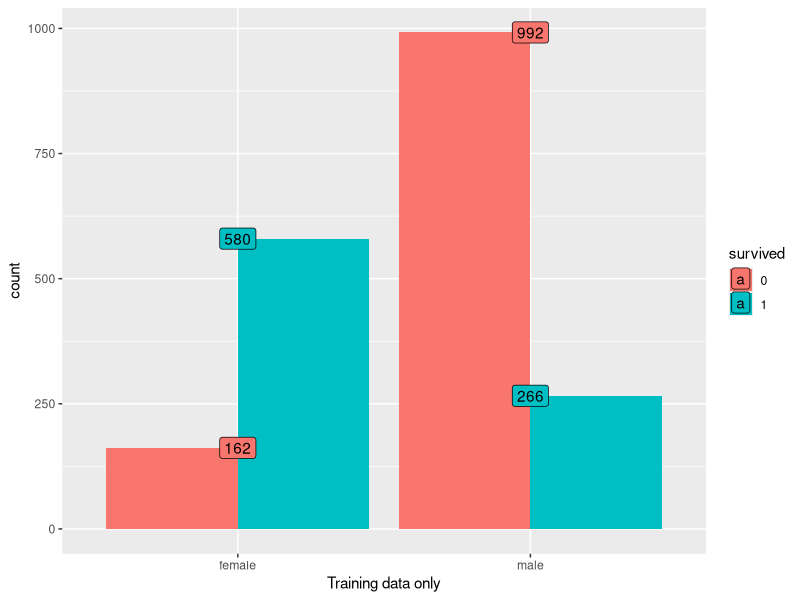
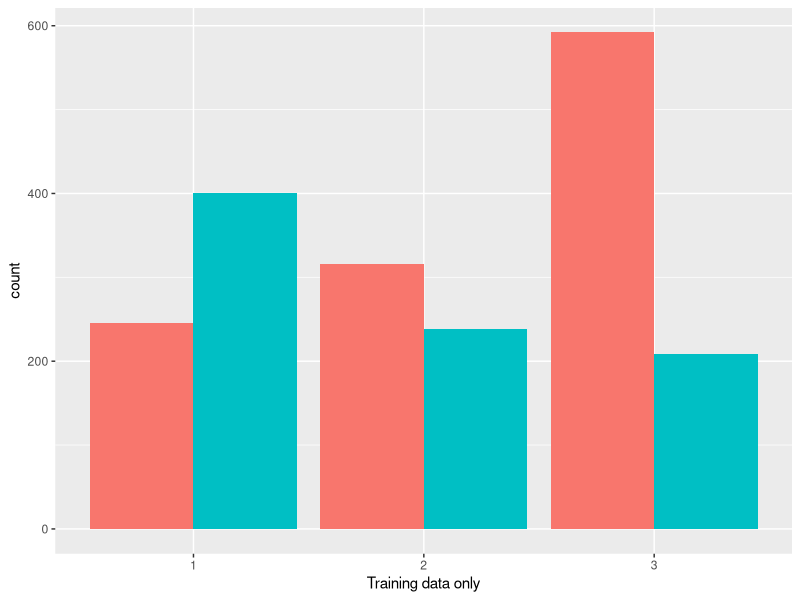
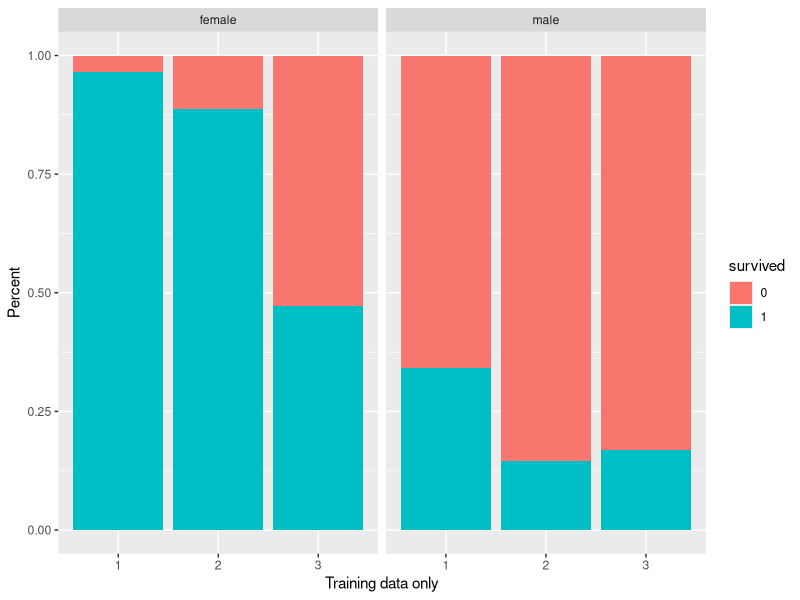
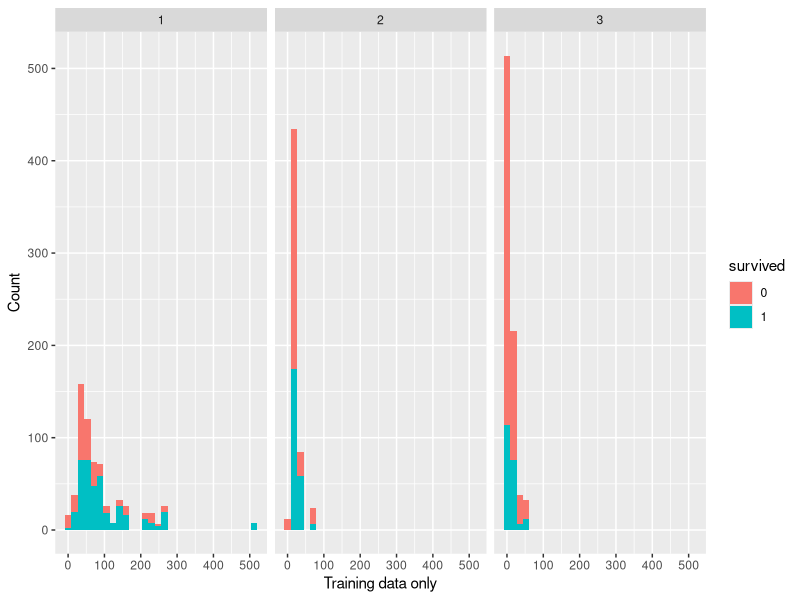
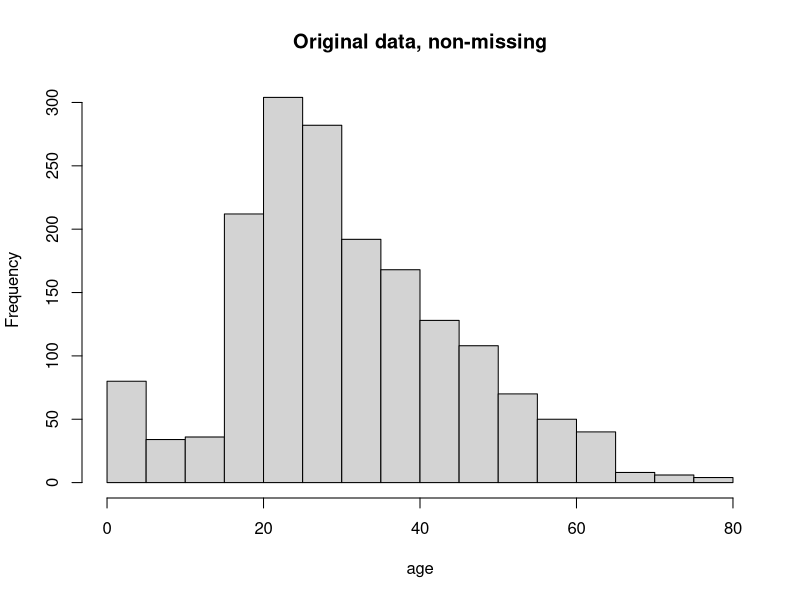
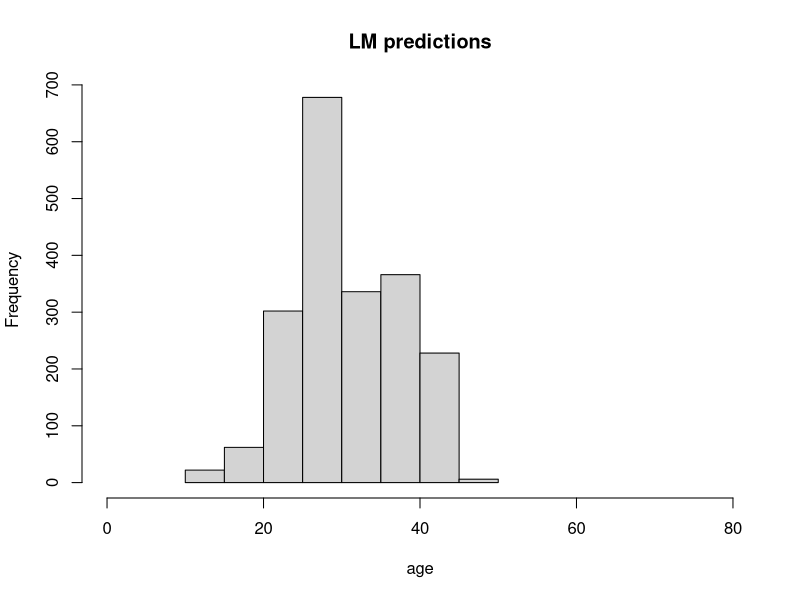

Recreate these plots in R, in order.
## ---- chunk 1
knitr::opts_chunk$set(echo = TRUE)
## ---- chunk 2
library(ggplot2)
library(e1071)
library(knitr)
## ---- chunk 3
train<-read.csv("titanicTrain.csv")
train<-train[-c(1001:1310),]
quest<-read.csv("titanicQuestion.csv")
train<-rbind(train,train)
## ---- chunk 4
is_na<-function(x){
  sum(is.na(x))
}
sapply(train,is_na)
sapply(quest,is_na)
## ---- chunk 5
train$survived<-as.factor(train$survived)
train$pclass<-as.ordered(train$pclass)
## ---- chunk 6
ggplot(train[!is.na(train$survived),], aes(x = sex, fill = survived)) +
  geom_bar(stat='count', position='dodge') + theme_grey() +
  labs(x = 'Training data only') +
  geom_label(stat='count', aes(label=..count..))
## ---- chunk 7
ggplot(train[!is.na(train$survived),], aes(x = pclass, fill = survived)) +
  geom_bar(stat='count', position='dodge') + labs(x = 'Training data only') +
  theme(legend.position="none") 
## ---- chunk 8
ggplot(train[!is.na(train$survived),], aes(x = pclass, fill = survived)) +
  geom_bar(stat='count', position='fill') +
  labs(x = 'Training data only', y= "Percent") + facet_grid(.~sex) 
## ---- chunk 9
train[train$fare==0,]
#?????????class1中fare=0???人很??????好???票???跟?????????年齡???直??????聯??????出???
ggplot(train[!is.na(train$survived),], aes(x = fare, fill = survived)) +
  geom_histogram( bins= 30) +
  labs(x = 'Training data only', y= "Count") + facet_grid(.~pclass)
#??????出??麼??????
## ---- chunk 10
train$boat = as.numeric(train$boat != "")
## ---- chunk 11
agelm <- lm(age ~ pclass+boat+sex+parch+sibsp, data=train[!is.na(train$age),])
#?????下哪???????測??????好，以???R^2?
summary(agelm)
train$agelm<-predict(agelm,train)
## ---- chunk 12
hist(train$age[!is.na(train$age)], main='Original data, non-missing', xlab='age')
hist(train$agelm, main= 'LM predictions', xlab='age', xlim=range(0:80))
## ---- chunk 13
indexMissingAge <- which(is.na(train$age))
train$age[indexMissingAge] <- train$agelm[indexMissingAge]

fare_NAindex = which(is.na(train$fare))
#????????????3701???票??????客人在fare factor??????na
temp = train$fare[nchar( as.character(train$ticket)) == 4 & grepl("^3",as.character(train$ticket))]
average = sum(temp[!is.na(temp)])/(length(temp)-1)
train[fare_NAindex,"fare"] = average
#將???似票根??????票??????平???

#將?????????????????????????
female_insea = train[train$sex == "female" & train$boat == 0,c("age","fare","survived")]
female_onboat = train[train$sex == "female" & train$boat == 1,c("age","fare","survived")]
male_insea = train[train$sex == "male" & train$boat == 0,c("age","fare","survived")]
male_onboat = train[train$sex == "male" & train$boat == 1,c("age","fare","survived")]

female_insea[,3] = as.factor(female_insea[,3])
female_onboat[,3] = as.factor(female_onboat[,3])
male_insea[,3] = as.factor(male_insea[,3])
male_onboat[,3] = as.factor(male_onboat[,3])

#對fare???log10減???數??????移
female_insea[,2] = log10(female_insea[,2])
female_onboat[,2] = as.factor(female_onboat[,2])
male_insea[,2] = as.factor(male_insea[,2])
male_onboat[,2] = as.factor(male_onboat[,2])
## ---- chunk 14
#???別對???????塊???SVM

plot_svm <- function(dat){
  survived = as.numeric(dat[,3])
  train_index = !is.na(survived)
  svmfit = svm(survived[train_index] ~ ., data = dat[train_index,],gamma = 1, cost = 100)
  return(svmfit)
}
par(mfrow=c(2,2))

svm1 = plot_svm(female_insea)
#plot(temp,female_insea[!is.na(female_insea$survived),])
svm2 = plot_svm(female_onboat)
# plot(temp,female_onboat[!is.na(female_onboat$survived),])
svm3 = plot_svm(male_insea)
# plot(temp,male_insea[!is.na(male_insea$survived),])
svm4 = plot_svm(male_onboat)
# plot(temp,male_onboat[!is.na(male_onboat$survived),])

outcome1 = data.frame(predict(svm1,female_insea[is.na(female_insea$survived),c(1:2)]))
outcome2 = data.frame(predict(svm2,female_onboat[is.na(female_onboat$survived),c(1:2)]))
outcome3 = data.frame(predict(svm3,male_insea[is.na(male_insea$survived),c(1:2)]))
outcome4 = data.frame(predict(svm4,male_onboat[is.na(male_onboat$survived),c(1:2)]))

#???併結????????輸???
names(outcome1) = "y"
names(outcome2) = "y"
names(outcome3) = "y"
names(outcome4) = "y"

ans = rbind(outcome1,outcome2,outcome3,outcome4)
index = order(row.names(ans))
ans = ans[index,]
write.csv(ans,file="titanicPrediction.csv")

kable(ans)
